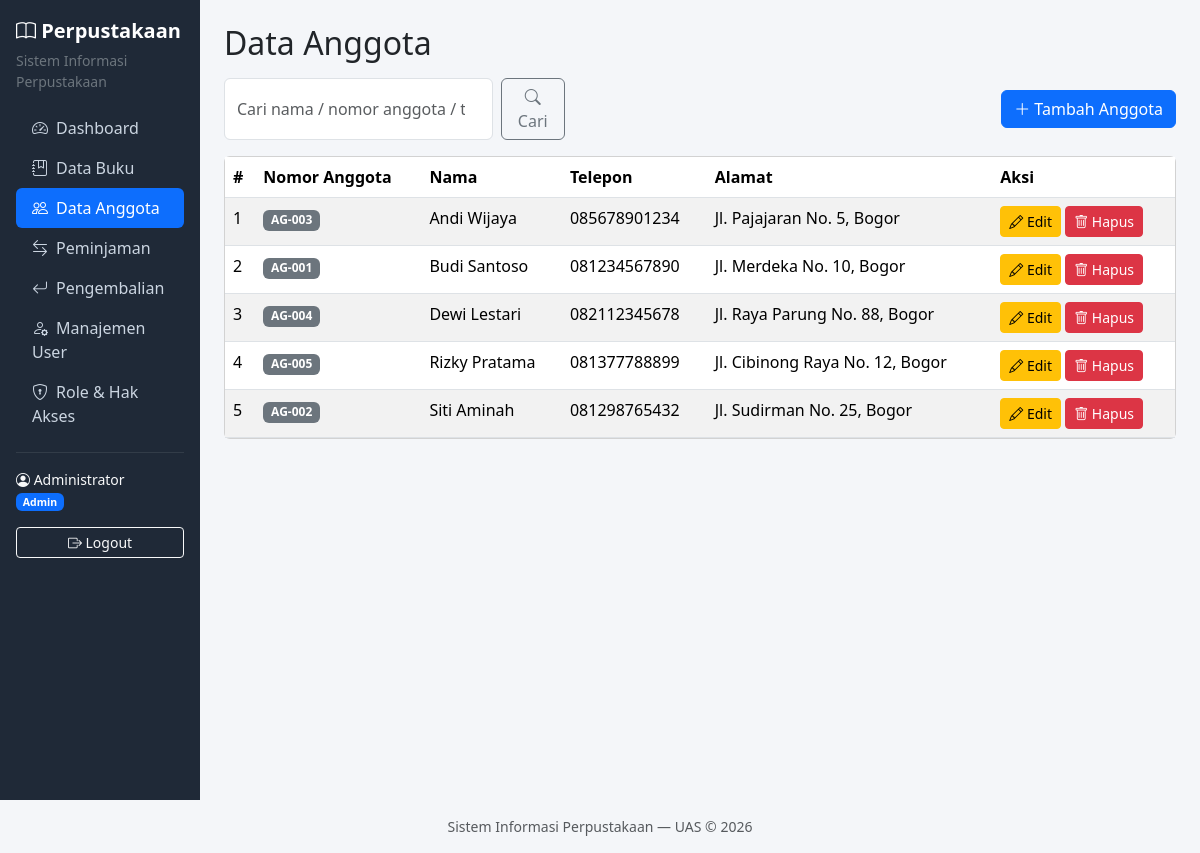
The page /source/anggota/index.php (signed in) on the database its author committed.
### tables this page shows
CREATE TABLE IF NOT EXISTS anggota (
    id INT AUTO_INCREMENT PRIMARY KEY,
    nomor_anggota VARCHAR(20) NOT NULL UNIQUE,
    nama VARCHAR(100) NOT NULL,
    telepon VARCHAR(20) NULL,
    alamat TEXT NULL,
    created_at TIMESTAMP DEFAULT CURRENT_TIMESTAMP
);

### source/includes/auth.php (called while the page is built, shortened)
<?php
function url($path)
{
    return BASE_PATH . $path;
}
function e($str)
{
    return htmlspecialchars((string) $str, ENT_QUOTES, 'UTF-8');
}
function currentUser()
{
    return $_SESSION['user'] ?? null;
}
function userPermissions(PDO $pdo)
{
    $user = currentUser();
    $stmt = $pdo->prepare(
        'SELECT p.name FROM permissions p
         JOIN role_permissions rp ON rp.permission_id = p.id
         WHERE rp.role_id = ?'
    );
    $stmt->execute([$user['role_id']]);
    return $stmt->fetchAll(PDO::FETCH_COLUMN);
}
function can(PDO $pdo, $permission)
{
    return in_array($permission, userPermissions($pdo), true);
}

### source/anggota/index.php (the view, shortened to what this page needs)
<?php
require __DIR__ . '/../config/database.php';
require __DIR__ . '/../includes/auth.php';
$cari = trim($_GET['cari'] ?? '');
if ($cari !== '') {
    $stmt = $pdo->prepare(
        'SELECT * FROM anggota WHERE nama LIKE ? OR nomor_anggota LIKE ? OR telepon LIKE ? ORDER BY nama'
    );
    $stmt->execute(["%$cari%", "%$cari%", "%$cari%"]);
} else {
    $stmt = $pdo->query('SELECT * FROM anggota ORDER BY nama');
}
$anggota = $stmt->fetchAll();
require __DIR__ . '/../includes/header.php';
?>
<div class="d-flex justify-content-between align-items-center mb-3">
    <form class="d-flex" method="get" action="<?= url('/anggota/index.php') ?>" style="max-width: 420px;">
        <input type="search" name="cari" class="form-control me-2" placeholder="Cari nama / nomor anggota / telepon" value="<?= e($cari) ?>">
        <button class="btn btn-outline-secondary" type="submit"><i class="bi bi-search"></i> Cari</button>
    </form>
    <?php if (can($pdo, 'anggota.create')): ?>
        <a href="<?= url('/anggota/tambah.php') ?>" class="btn btn-primary"><i class="bi bi-plus-lg"></i> Tambah Anggota</a>
    <?php endif; ?>
</div>
<div class="card">
    <div class="card-body p-0">
        <table class="table table-striped table-hover mb-0">
            <thead><tr>
                <th>#</th><th>Nomor Anggota</th><th>Nama</th><th>Telepon</th><th>Alamat</th><th>Aksi</th>
            </tr></thead>
            <tbody>
            <?php if (empty($anggota)): ?>
                <tr><td colspan="6" class="text-center text-muted py-3">Tidak ada data anggota.</td></tr>
            <?php else: ?>
                <?php foreach ($anggota as $i => $row): ?>
                <tr>
                    <td><?= $i + 1 ?></td>
                    <td><span class="badge bg-secondary"><?= e($row['nomor_anggota']) ?></span></td>
                    <td><?= e($row['nama']) ?></td>
                    <td><?= e($row['telepon']) ?></td>
                    <td><?= e($row['alamat']) ?></td>
                    <td>
                        <?php if (can($pdo, 'anggota.edit')): ?>
                            <a href="<?= url('/anggota/edit.php') ?>?id=<?= (int) $row['id'] ?>" class="btn btn-sm btn-warning"><i class="bi bi-pencil"></i> Edit</a>
                        <?php endif; ?>
                        <?php if (can($pdo, 'anggota.delete')): ?>
                            <a href="<?= url('/anggota/hapus.php') ?>?id=<?= (int) $row['id'] ?>" class="btn btn-sm btn-danger"
                               onclick="return confirm('Hapus anggota &quot;<?= e($row['nama']) ?>&quot;?')"><i class="bi bi-trash"></i> Hapus</a>
                        <?php endif; ?>
                    </td>
                </tr>
                <?php endforeach; ?>
            <?php endif; ?>
            </tbody>
        </table>
    </div>
</div>
<?php require __DIR__ . '/../includes/footer.php'; ?>

### source/includes/header.php (style rules this page uses)
body { background-color: #f4f6f9; }

### rows shown on the page
anggota: nomor_anggota "AG-003", nama "Andi Wijaya", telepon "085678901234", alamat "Jl. Pajajaran No. 5, Bogor"
anggota: nomor_anggota "AG-001", nama "Budi Santoso", telepon "081234567890", alamat "Jl. Merdeka No. 10, Bogor"
anggota: nomor_anggota "AG-004", nama "Dewi Lestari", telepon "082112345678", alamat "Jl. Raya Parung No. 88, Bogor"
anggota: nomor_anggota "AG-005", nama "Rizky Pratama", telepon "081377788899", alamat "Jl. Cibinong Raya No. 12, Bogor"
anggota: nomor_anggota "AG-002", nama "Siti Aminah", telepon "081298765432", alamat "Jl. Sudirman No. 25, Bogor"

### other values the page prints
$user['name'] "Administrator"
$user['role_name'] "Admin"
$title "Data Anggota"
